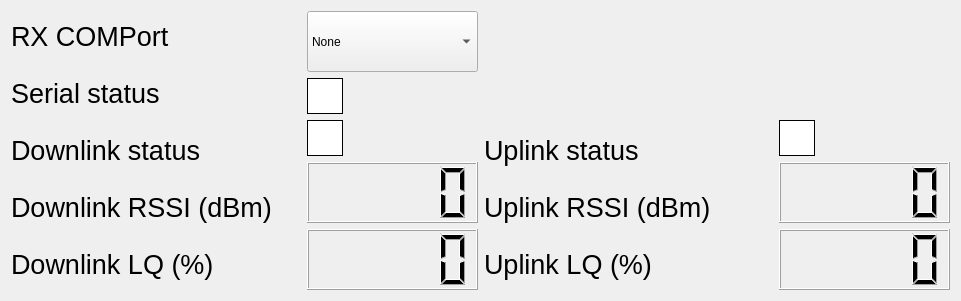
   <widget class="QWidget" name="layoutWidget">
    <property name="geometry">
     <rect>
      <x>10</x>
      <y>10</y>
      <width>961</width>
      <height>292</height>
     </rect>
    </property>
    <layout class="QHBoxLayout" name="horizontalLayout_3">
     <item>
      <layout class="QHBoxLayout" name="horizontalLayout">
       <item>
        <layout class="QVBoxLayout" name="verticalLayout">
         <item>
          <widget class="QLabel" name="rx_port_label">
           <property name="font">
            <font>
             <pointsize>20</pointsize>
            </font>
           </property>
           <property name="text">
            <string>RX COMPort</string>
           </property>
          </widget>
         </item>
         <item>
          <widget class="QLabel" name="serial_label">
           <property name="font">
            <font>
             <pointsize>20</pointsize>
            </font>
           </property>
           <property name="text">
            <string>Serial status</string>
           </property>
          </widget>
         </item>
         <item>
          <widget class="QLabel" name="rx_link_label">
           <property name="font">
            <font>
             <pointsize>20</pointsize>
            </font>
           </property>
           <property name="text">
            <string>Downlink status</string>
           </property>
          </widget>
         </item>
         <item>
          <widget class="QLabel" name="rx_rssi_label">
           <property name="font">
            <font>
             <pointsize>20</pointsize>
            </font>
           </property>
           <property name="text">
            <string>Downlink RSSI (dBm)</string>
           </property>
          </widget>
         </item>
         <item>
          <widget class="QLabel" name="rx_lq_label">
           <property name="font">
            <font>
             <pointsize>20</pointsize>
            </font>
           </property>
           <property name="text">
            <string>Downlink LQ (%)</string>
           </property>
          </widget>
         </item>
        </layout>
       </item>
       <item>
        <layout class="QVBoxLayout" name="verticalLayout_2">
         <item>
          <widget class="QComboBox" name="rx_comports">
           <property name="minimumSize">
            <size>
             <width>171</width>
             <height>61</height>
            </size>
           </property>
           <property name="maximumSize">
            <size>
             <width>171</width>
             <height>61</height>
            </size>
           </property>
           <item>
            <property name="text">
             <string>None</string>
            </property>
           </item>
          </widget>
         </item>
         <item>
          <widget class="QLabel" name="rx_serial_indicator">
           <property name="font">
            <font>
             <pointsize>11</pointsize>
            </font>
           </property>
           <property name="styleSheet">
            <string notr="true">border-radius: 50%;
min-width: 34px;
min-height: 34px;
max-width: 34px;
max-height: 34px;
background-color: white;
border: 1px solid black;
</string>
           </property>
           <property name="text">
            <string/>
           </property>
          </widget>
         </item>
         <item>
          <widget class="QLabel" name="rx_link_indicator">
           <property name="minimumSize">
            <size>
             <width>36</width>
             <height>36</height>
            </size>
           </property>
           <property name="maximumSize">
            <size>
             <width>36</width>
             <height>36</height>
            </size>
           </property>
           <property name="styleSheet">
            <string notr="true">border-radius: 50%;
min-width: 34px;
min-height: 34px;
max-width: 34px;
max-height: 34px;
background-color: white;
border: 1px solid black;
</string>
           </property>
           <property name="text">
            <string/>
           </property>
          </widget>
         </item>
         <item>
          <widget class="QLCDNumber" name="rx_rssi_lcd">
           <property name="minimumSize">
            <size>
             <width>171</width>
             <height>61</height>
            </size>
           </property>
           <property name="maximumSize">
            <size>
             <width>171</width>
             <height>61</height>
            </size>
           </property>
          </widget>
         </item>
         <item>
          <widget class="QLCDNumber" name="rx_link_lcd">
           <property name="minimumSize">
            <size>
             <width>171</width>
             <height>61</height>
            </size>
           </property>
           <property name="maximumSize">
            <size>
             <width>171</width>
             <height>61</height>
            </size>
           </property>
          </widget>
         </item>
        </layout>
       </item>
      </layout>
     </item>
     <item>
      <layout class="QHBoxLayout" name="horizontalLayout_2">
       <item>
        <layout class="QVBoxLayout" name="verticalLayout_3">
         <item>
          <widget class="QLabel" name="tx_link_label_4">
           <property name="font">
            <font>
             <pointsize>20</pointsize>
            </font>
           </property>
           <property name="text">
            <string/>
           </property>
          </widget>
         </item>
         <item>
          <widget class="QLabel" name="tx_link_label_5">
           <property name="font">
            <font>
             <pointsize>20</pointsize>
            </font>
           </property>
           <property name="text">
            <string/>
           </property>
          </widget>
         </item>
         <item>
          <widget class="QLabel" name="tx_link_label">
           <property name="font">
            <font>
             <pointsize>20</pointsize>
            </font>
           </property>
           <property name="text">
            <string>Uplink status</string>
           </property>
          </widget>
         </item>
         <item>
          <widget class="QLabel" name="tx_rssi_label">
           <property name="font">
            <font>
             <pointsize>20</pointsize>
            </font>
           </property>
           <property name="text">
            <string>Uplink RSSI (dBm)</string>
           </property>
          </widget>
         </item>
         <item>
          <widget class="QLabel" name="tx_lq_label">
           <property name="font">
            <font>
             <pointsize>20</pointsize>
            </font>
           </property>
           <property name="text">
            <string>Uplink LQ (%)</string>
           </property>
          </widget>
         </item>
        </layout>
       </item>
       <item>
        <layout class="QVBoxLayout" name="verticalLayout_5">
         <item>
          <widget class="QLabel" name="tx_link_label_3">
           <property name="font">
            <font>
             <pointsize>20</pointsize>
            </font>
           </property>
           <property name="text">
            <string/>
           </property>
          </widget>
         </item>
         <item>
          <widget class="QLabel" name="tx_link_label_2">
           <property name="font">
            <font>
             <pointsize>20</pointsize>
            </font>
           </property>
           <property name="text">
            <string/>
           </property>
          </widget>
         </item>
         <item>
          <widget class="QLabel" name="tx_link_indicator">
           <property name="styleSheet">
            <string notr="true">border-radius: 50%;
min-width: 34px;
min-height: 34px;
max-width: 34px;
max-height: 34px;
background-color: white;
border: 1px solid black;
</string>
           </property>
           <property name="text">
            <string/>
           </property>
          </widget>
         </item>
         <item>
          <widget class="QLCDNumber" name="tx_rssi_lcd">
           <property name="minimumSize">
            <size>
             <width>171</width>
             <height>61</height>
            </size>
           </property>
           <property name="maximumSize">
            <size>
             <width>171</width>
             <height>61</height>
            </size>
           </property>
          </widget>
         </item>
         <item>
          <widget class="QLCDNumber" name="tx_link_lcd">
           <property name="minimumSize">
            <size>
             <width>171</width>
             <height>61</height>
            </size>
           </property>
           <property name="maximumSize">
            <size>
             <width>171</width>
             <height>61</height>
            </size>
           </property>
          </widget>
         </item>
        </layout>
       </item>
      </layout>
     </item>
    </layout>
   </widget>
